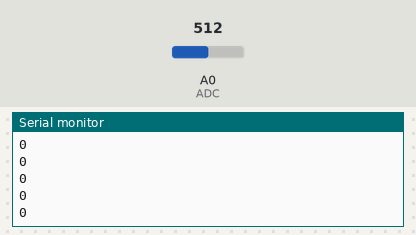
The sketch below on a simulated Arduino Uno, built with avr-gcc and run on an emulated ATmega328P. Shown: the last lines printed to the serial monitor. The test bench sets the inputs (shaded band); at power-on: A0 (ADC) = 512.

Above: at 1.2 s.
1.3 s: A0 (ADC) set to 790
At 1.8 s:
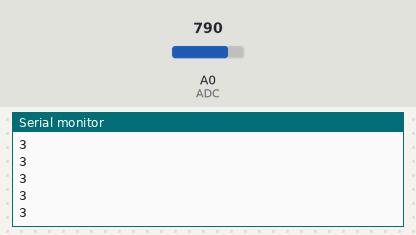
2.8 s: A0 (ADC) set to 900
At 3.7 s:
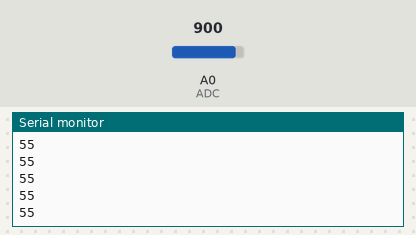
Timing chart, 0 to 5.8 s (numbered marks = the images above; inputs shaded):
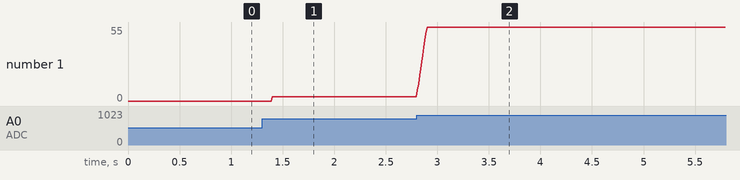

The sketch:

potenc_sensor_tanque_com_filtro_deslizante.ino
```cpp
//------------------------------------------------------------
/* EESC - USP Guepardo / Gustavo Garcia + Felipe Silva
   Código para leitura do potenciômetro linear do sensor do tanque de combustível usando um tratamento de dados
   com filtro deslizante com descarte de outliers para suavizar a curva do gráfico (porcentagem de combustível x tempo)
   26/08/2024
*/

// Definições de constantes
#define ADC 0 // Porta analógica A0 onde o sensor está conectado
#define NUM_LEITURAS 10 // Número de leituras usadas na média móvel
#define LIMITE_SUPERIOR 995 // Valor superior para o descarte de outliers
#define LIMITE_INFERIOR 780 // Valor inferior para o descarte de outliers

// Variáveis globais
int leituras[NUM_LEITURAS]; // Array para armazenar as leituras do sensor
int soma_leituras = 0; // Soma das leituras, utilizada para calcular a média
int indice_leitura = 0; // Índice da leitura atual no array

void setup() {
  Serial.begin(9600); // Inicializa a comunicação serial a 9600 bps para monitoramento

  // Inicializa o array de leituras com zeros
  for (int i = 0; i < NUM_LEITURAS; i++) {
    leituras[i] = 0;
  }
}

void loop() {
  // Leitura da tensão analógica no pino A0:
  int leitura = analogRead(ADC); // Realiza a leitura do valor analógico do sensor

  // Descartar leitura se estiver fora dos limites definidos (outliers)
  if (leitura > LIMITE_SUPERIOR || leitura < LIMITE_INFERIOR) {
    leitura = leituras[indice_leitura]; // Se leitura for um outlier, substitui pela última leitura válida
  }

  // Atualiza a soma das leituras: subtrai a leitura mais antiga e adiciona a nova leitura
  soma_leituras -= leituras[indice_leitura];
  leituras[indice_leitura] = leitura; // Armazena a nova leitura no array
  soma_leituras += leitura;

  // Avança o índice circular para a próxima posição do array de leituras
  indice_leitura = (indice_leitura + 1) % NUM_LEITURAS;

  // Calcula a média das leituras armazenadas
  int media_leituras = soma_leituras / NUM_LEITURAS;

  // Mapeia a média calculada para a faixa de 0 a 100% de combustível no tanque
  int valor_tanque = map(media_leituras, 783, 993, 0, 100);

  // Garante que o valor da porcentagem esteja dentro da faixa válida (0% a 100%)
  int porcentagem_tanque = constrain(valor_tanque, 0, 100);

  // Envia a porcentagem de combustível calculada para o monitor serial
  Serial.println(porcentagem_tanque);

  // Aguarda 10 milissegundos antes de realizar a próxima leitura
  delay(10);
}
```

Measured:
- after the input at 1.3 s, the serial monitor: prints a new line after 0.10 s (image 1)
- after the input at 2.8 s, the serial monitor: prints a new line at once (image 2)
- plotted number 1: 0 → 3 after the input at 1.3 s, 3 → 55 after the input at 2.8 s
